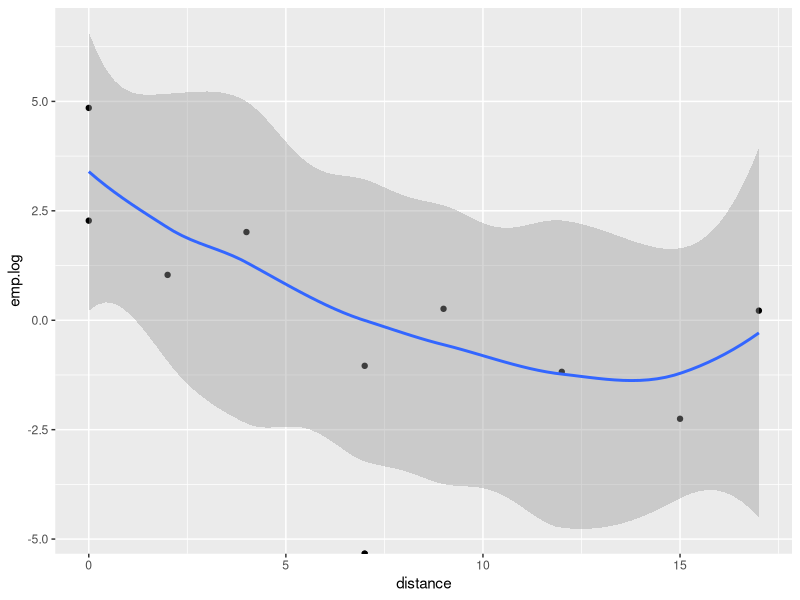
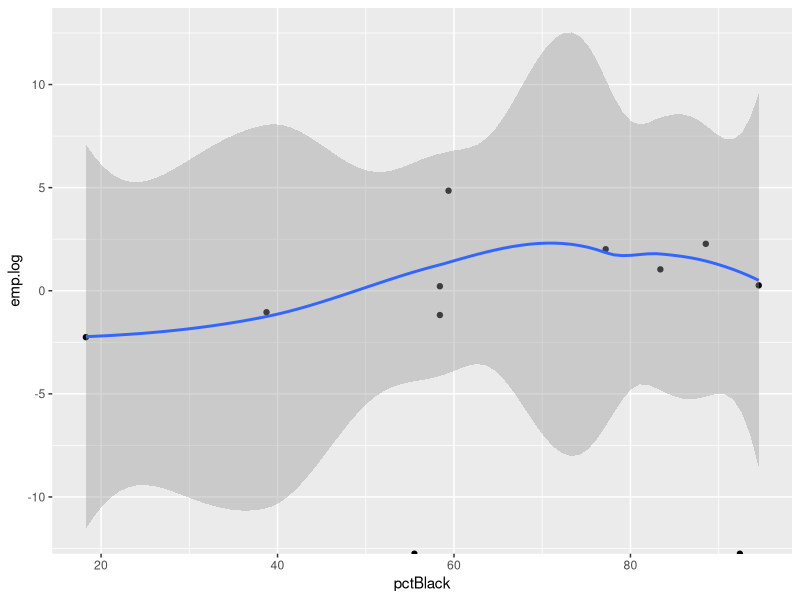

The R script that drew these images, in order:
## ---- chunk 1
library(tidyverse)
## ---- chunk 2
rr <- read_csv(here::here("data/RR_Data_Hale.csv"))
## ---- chunk 3
rr |>
  mutate(emp.log = log(YesVotes/NoVotes)) |>
  ggplot(aes(x=distance,y=emp.log)) + 
  geom_point() + 
  geom_smooth(method="loess")

## ---- chunk 4
rr |>
  mutate(emp.log = log(YesVotes/NoVotes)) |>
  ggplot(aes(x=pctBlack,y=emp.log)) + 
  geom_point() + 
  geom_smooth(method="loess")

## ---- chunk 5
mod1 = glm(cbind(YesVotes, NoVotes) ~ distance + pctBlack, 
           data=rr, family="binomial")
summary(mod1)


# could also use cbind(YesVotes, NumVotes - YesVotes)

## ---- chunk 6
confint(mod1) |> exp() |> signif(3)
## ---- chunk 7
summary(mod1)
# key piece: Residual deviance: 307.22  on  8  degrees of freedom
# test stat =  307.22
# df = 8
# reference distribution = Chi Square with 8 df
# pval <  0.0000001

pchisq(307.22, df = 8, lower.tail = FALSE)

## ---- chunk 8
mod2 = glm(cbind(YesVotes, NoVotes) ~ distance + pctBlack + pctBlack:distance, 
           data=rr, family="binomial")
summary(mod2)
## ---- chunk 9
rr2 = rr |> filter(Voter.Turnout < 50)

mod2noGB = glm(cbind(YesVotes, NoVotes) ~ distance + pctBlack + pctBlack:distance, 
               data=rr2, family="binomial")
summary(mod2noGB)

## ---- chunk 10
mod3 = glm(cbind(YesVotes, NoVotes) ~ distance + pctBlack + pctBlack:distance, 
           data=rr, family="quasibinomial")
summary(mod3)

